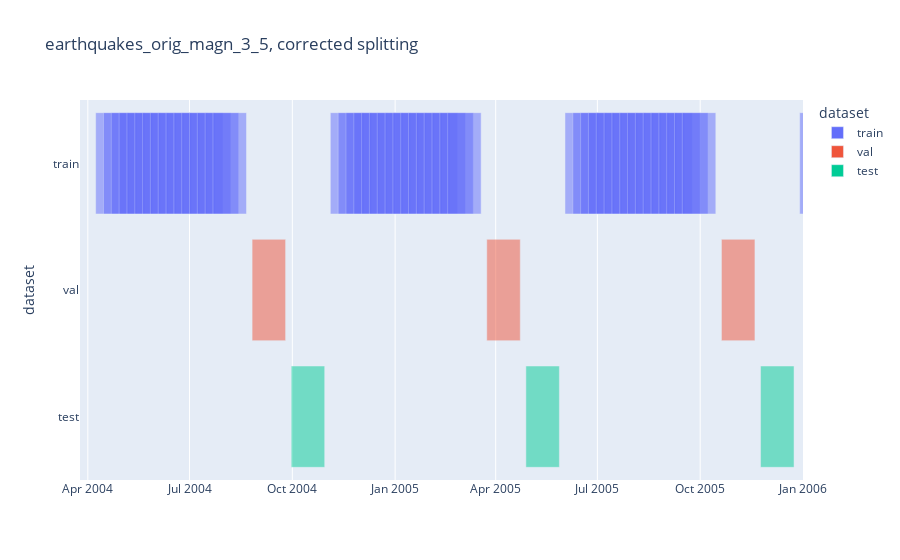

Notebook source saved alongside this figure:
### Code cell
plot_timeline(
    train_set, val_set, test_set, 
    xlim=[datetime.date(2004, 3, 25), datetime.date(2006, 1, 1)],
    title=f"{data}, corrected splitting",
    save_dir=PLOTLY_SAVE_DIR
)

### Figure 1 — Plotly figure (JSON) as saved in the notebook; plotly's stock layout.template omitted (floating-point values rounded to 4 significant figures; data arrays with more than 128 entries replaced by an {"elided": "..."} marker saying what was removed)
{"data": [{"alignmentgroup": "True", "base": {"elided": "510 str values"}, "hovertemplate": "dataset=%{y}<br>start=%{base}<br>finish=%{x}<extra></extra>", "legendgroup": "train", "marker": {"color": "#636efa", "opacity": 0.5, "pattern": {"shape": ""}}, "name": "train", "offsetgroup": "train", "orientation": "h", "showlegend": true, "textposition": "auto", "type": "bar", "x": {"elided": "510 int values"}, "xaxis": "x", "y": {"elided": "510 str values"}, "yaxis": "y"}, {"alignmentgroup": "True", "base": ["2004-08-26", "2005-03-24", "2005-10-20", "2006-05-18", "2006-12-14", "2007-07-12", "2008-02-07", "2008-09-04", "2009-04-02", "2009-10-29", "2010-05-27", "2012-02-23", "2012-09-20", "2013-04-18", "2013-11-14", "2014-06-12", "2015-01-08", "2015-08-06", "2016-03-03", "2016-09-29", "2017-04-27", "2017-11-23", "2018-06-21", "2019-01-17", "2019-08-15", "2020-03-12", "2020-10-08", "2021-05-06", "2021-12-02", "2022-06-30", "2023-01-26"], "hovertemplate": "dataset=%{y}<br>start=%{base}<br>finish=%{x}<extra></extra>", "legendgroup": "val", "marker": {"color": "#EF553B", "opacity": 0.5, "pattern": {"shape": ""}}, "name": "val", "offsetgroup": "val", "orientation": "h", "showlegend": true, "textposition": "auto", "type": "bar", "x": [2592000000, 2592000000, 2592000000, 2592000000, 2592000000, 2592000000, 2592000000, 2592000000, 2592000000, 2592000000, 2592000000, 2592000000, 2592000000, 2592000000, 2592000000, 2592000000, 2592000000, 2592000000, 2592000000, 2592000000, 2592000000, 2592000000, 2592000000, 2592000000, 2592000000, 2592000000, 2592000000, 2592000000, 2592000000, 2592000000, 2592000000], "xaxis": "x", "y": ["val", "val", "val", "val", "val", "val", "val", "val", "val", "val", "val", "val", "val", "val", "val", "val", "val", "val", "val", "val", "val", "val", "val", "val", "val", "val", "val", "val", "val", "val", "val"], "yaxis": "y"}, {"alignmentgroup": "True", "base": ["2004-09-30", "2005-04-28", "2005-11-24", "2006-06-22", "2007-01-18", "2007-08-16", "2008-03-13", "2008-10-09", "2009-05-07", "2009-12-03", "2010-07-01", "2012-03-29", "2012-10-25", "2013-05-23", "2013-12-19", "2014-07-17", "2015-02-12", "2015-09-10", "2016-04-07", "2016-11-03", "2017-06-01", "2017-12-28", "2018-07-26", "2019-02-21", "2019-09-19", "2020-04-16", "2020-11-12", "2021-06-10", "2022-01-06", "2022-08-04", "2023-03-02"], "hovertemplate": "dataset=%{y}<br>start=%{base}<br>finish=%{x}<extra></extra>", "legendgroup": "test", "marker": {"color": "#00cc96", "opacity": 0.5, "pattern": {"shape": ""}}, "name": "test", "offsetgroup": "test", "orientation": "h", "showlegend": true, "textposition": "auto", "type": "bar", "x": [2592000000, 2592000000, 2592000000, 2592000000, 2592000000, 2592000000, 2592000000, 2592000000, 2592000000, 2592000000, 2592000000, 2592000000, 2592000000, 2592000000, 2592000000, 2592000000, 2592000000, 2592000000, 2592000000, 2592000000, 2592000000, 2592000000, 2592000000, 2592000000, 2592000000, 2592000000, 2592000000, 2592000000, 2592000000, 2592000000, 2592000000], "xaxis": "x", "y": ["test", "test", "test", "test", "test", "test", "test", "test", "test", "test", "test", "test", "test", "test", "test", "test", "test", "test", "test", "test", "test", "test", "test", "test", "test", "test", "test", "test", "test", "test", "test"], "yaxis": "y"}], "layout": {"barmode": "overlay", "legend": {"title": {"text": "dataset"}, "tracegroupgap": 0}, "title": {"text": "earthquakes_orig_magn_3_5, corrected splitting"}, "xaxis": {"anchor": "y", "domain": [0, 1], "range": ["2004-03-25", "2006-01-01"], "type": "date"}, "yaxis": {"anchor": "x", "categoryarray": ["test", "val", "train"], "categoryorder": "array", "domain": [0, 1], "title": {"text": "dataset"}}}}
